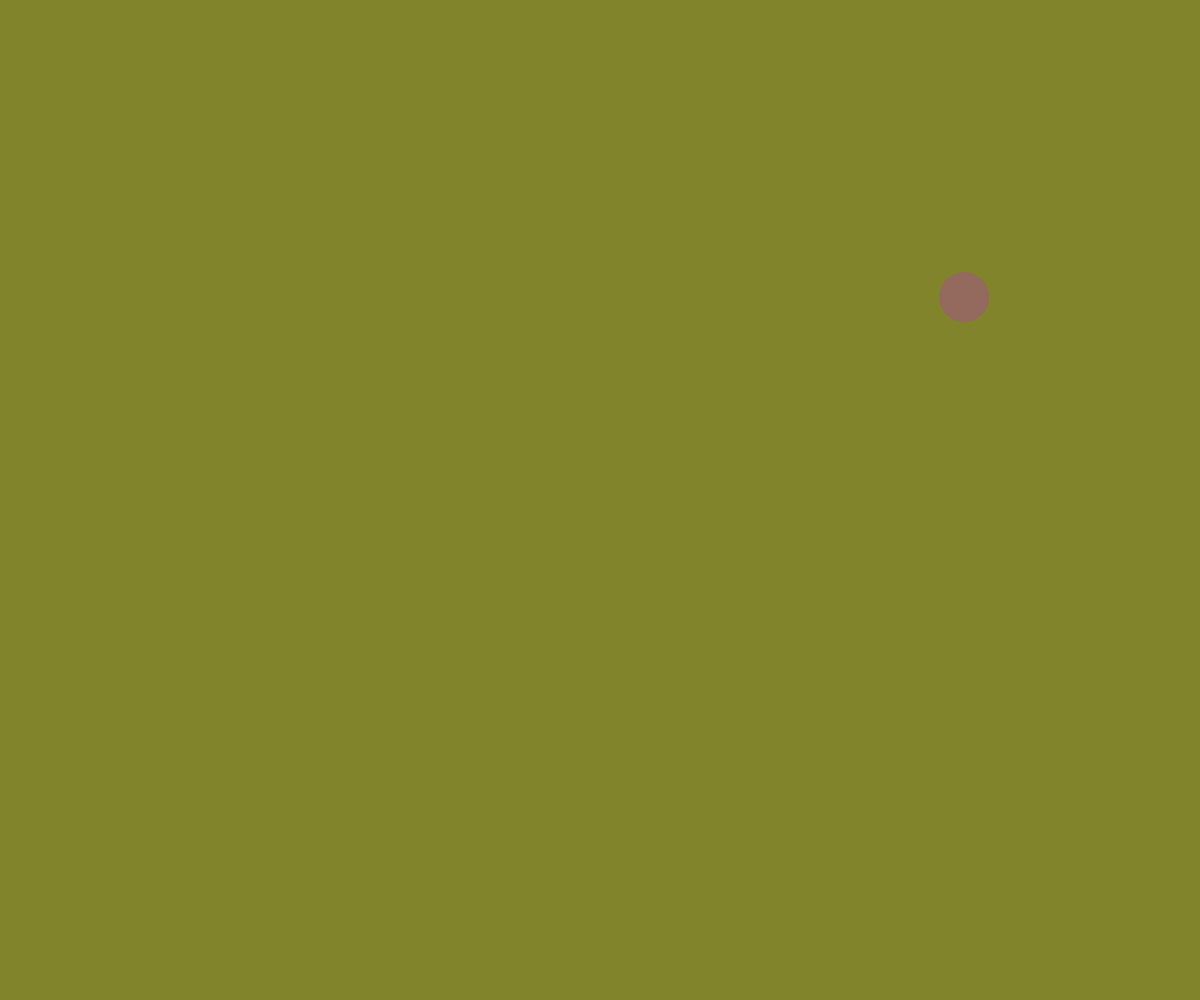
Frame 1 (no input)
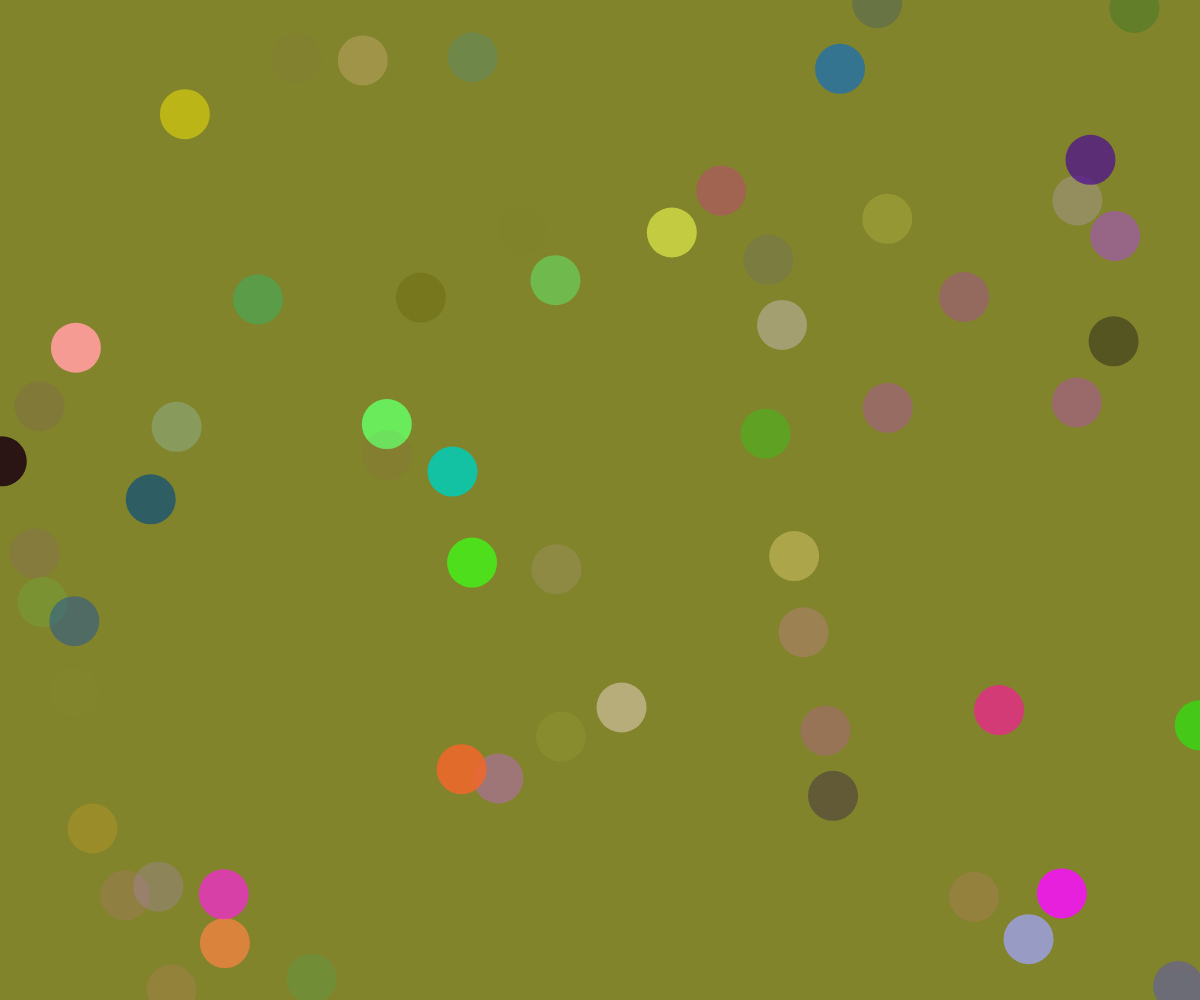
Frame 60 (no input)
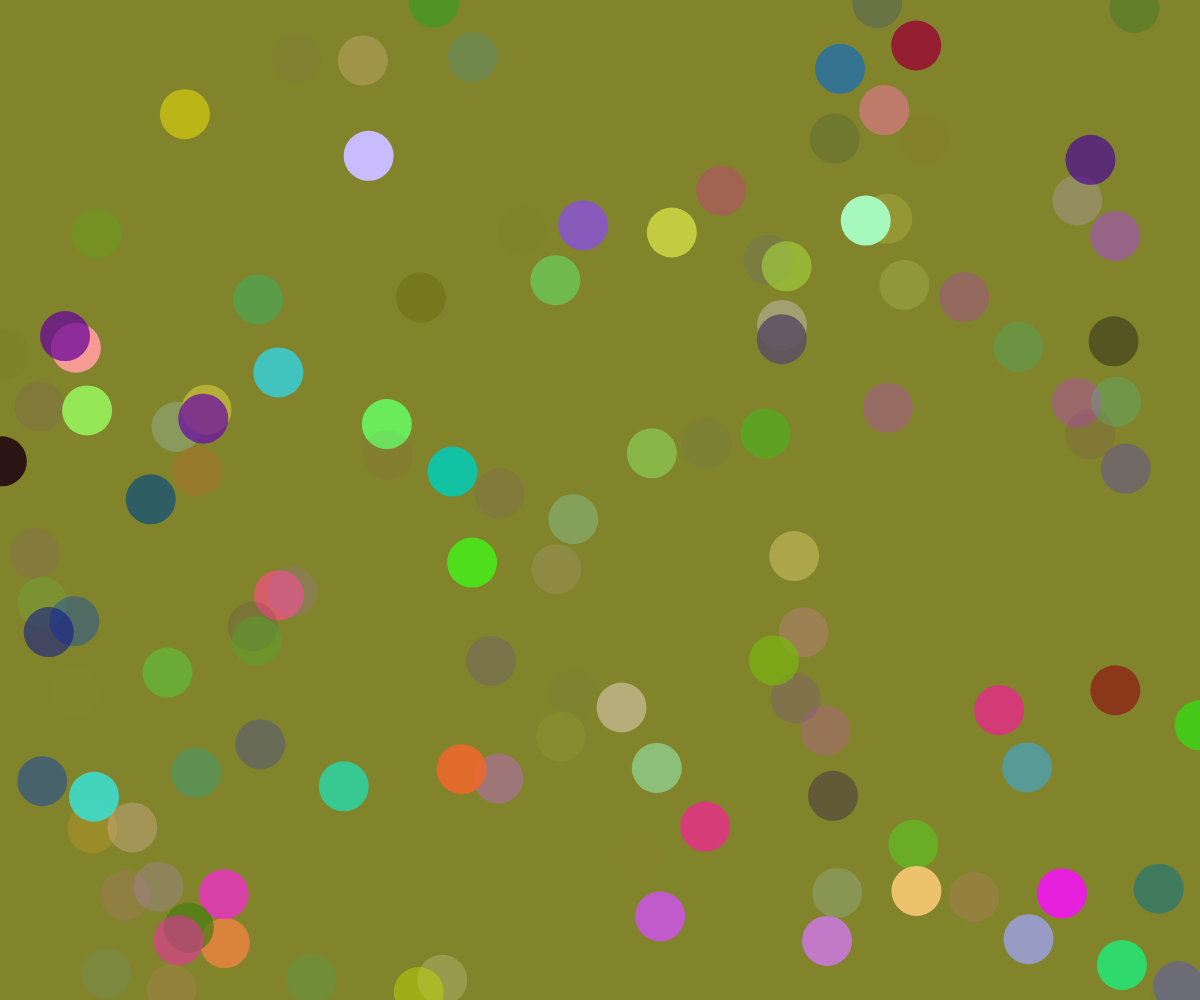
Frame 120 (the mouse pressed at the canvas centre since frame 60)

The p5.js sketch that drew these frames (run headless with seeded random() and noise() and a simulated clock; from frame 60 on, the mouse is pressed at the canvas centre):

// p5.js sketch
// ── sketch.js

var CanvasCenterX 	= innerWidth/2;
var CanvasCenterY 	= innerHeight/2;

var spot =
{
	x:100,
	y:50
};

var col =
{
	r: 255,
	g: 0,
	b:0
};

function setup() {
	 createCanvas(innerWidth, innerHeight);
	 background(130,132,43);
}

function draw() {
	noStroke();
	col.r	= random(0,255);
	col.g	= random(0,255);
	col.b	= random(0,255);

	var alpha	= random(0,255);

	spot.x = random(0,innerWidth);
	spot.y = random(0,innerHeight);
	fill(col.r,col.g,col.b,alpha);
	ellipse(spot.x,spot.y,50,50);
}
